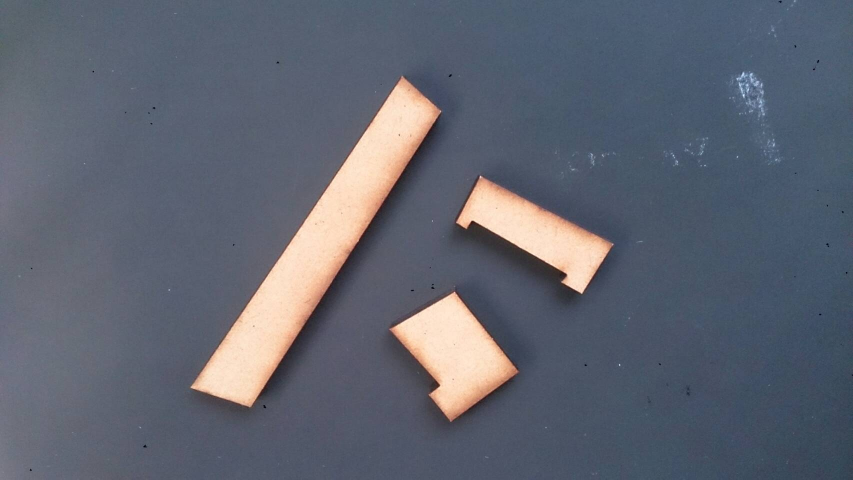
#> input picture Zinriki/pieces.jpg, 1706 x 959 px (shown at 1/2 size)
$ python vertex.py pieces.jpg
#> lines starting #> are read from the running program, lines starting #| are printed output that depends on the picture
import cv2
import numpy as np
import sys

# [99 lines left out: functions drawPoints, onMouse, zoomImage, onTrackbarChange, not called in this run]

def fixedScale(image):
    global base, WIDTH, HEIGHT

    img = image.copy()
    y1 = int(base[0])
    y2 = y1 + HEIGHT
    x1 = int(base[1])
    x2 = x1 + WIDTH
    _img = img[y1:y2, x1:x2]
    _img = cv2.resize(_img, (WIDTH, HEIGHT))
    return _img

if 2 != len(sys.argv):
    print('usage: %s image' % sys.argv[0])
    quit()

points = []
img = cv2.imread(sys.argv[1])
#> img is the input picture: shape (959, 1706, 3); mean B, G, R 113.1, 100.6, 95.6
winname_img = 'Image'
winname_pts = 'Points'
target_index =-1
isZoom = False
vertexes = []
prev_x = prev_y = -1
base = [0, 0]
WIDTH = 1300
HEIGHT = 675

KEY_ENTER = 13
KEY_ESC = 27
KEY_B = 98
KEY_CURSORKEY_TOP = 63232
KEY_CURSORKEY_BOTTOM = 63233
KEY_CURSORKEY_RIGHT = 63235
KEY_CURSORKEY_LEFT = 63234

cv2.namedWindow(winname_img)
cv2.setMouseCallback(winname_img, onMouse, [winname_img, img, winname_pts])
cv2.imshow(winname_img, fixedScale(img))
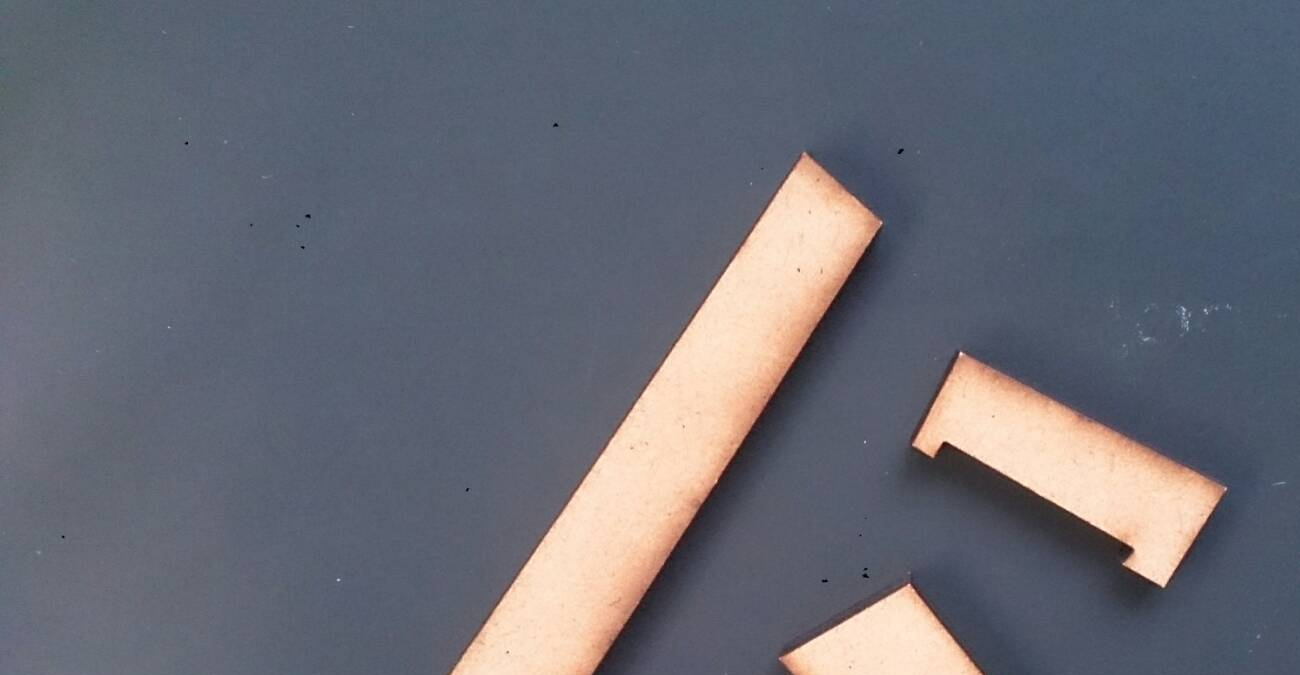
#> window 'Image': shape (675, 1300, 3); mean B, G, R 117.2, 106.7, 104.5
cv2.imshow(winname_pts, img)
cv2.moveWindow(winname_img, 0, 0)
cv2.moveWindow(winname_pts, img.shape[1], 0)
cv2.createTrackbar('scope', winname_img, 0, 2, onTrackbarChange)

# exit if esc
while True:
    key = cv2.waitKey(0)
#> (key Esc is pressed here)
    #print(str(key))

    if key == KEY_ESC:
        break
    if key == KEY_ENTER:
        vertexes.append(points)
        points = []
        # reset img
        img = cv2.imread(sys.argv[1])
    if key == KEY_B:
        if 0 < len(points):
            points.pop()
    if target_index != -1:
        if key == KEY_CURSORKEY_TOP:
            points[target_index][1] -= 1
        elif key == KEY_CURSORKEY_BOTTOM:
            points[target_index][1] += 1
        elif key == KEY_CURSORKEY_RIGHT:
            points[target_index][0] += 1
        elif key == KEY_CURSORKEY_LEFT:
            points[target_index][0] -= 1

        # reset img
        img = cv2.imread(sys.argv[1])

        drawPoints()
        if isZoom:
            x, y = points[target_index]
            img = zoomImage(img, x, y, 10)
        cv2.imshow(winname_img, img)

with open(sys.argv[1]+'.txt', 'w') as fout:
    for i,points in enumerate(vertexes):
        fout.write(str(i)+'\n')
        fout.write(str(len(points))+'\n')
        print(len(points))
        for p in points:
            print(p)
            fout.write(str(p[0])+'  '+str(p[1])+'\n')
    # fout.write('\n'.join('%s %s' % tuple(p) for p in points))
cv2.destroyAllWindows()
